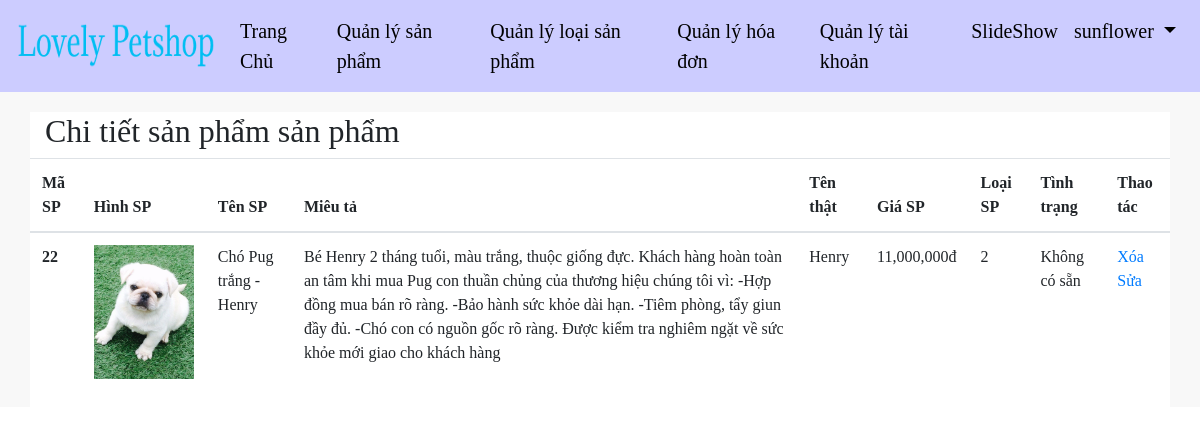
The page /application/LovePets/displayOrderdetailProduct.php?id_product=22 (signed in) on the database its author committed.
### tables this page shows
CREATE TABLE `product` (
  `ProductId` int(11) NOT NULL,
  `ProductName` varchar(200) NOT NULL,
  `Price` decimal(12,2) NOT NULL,
  `Description` text NOT NULL,
  `RealName` varchar(200) NOT NULL,
  `DateUpdate` datetime DEFAULT current_timestamp(),
  `ImageProduct` varchar(200) NOT NULL,
  `SaleId` int(11) DEFAULT NULL,
  `CategoryId` int(11) NOT NULL,
  `StatusProduct` varchar(200) NOT NULL
);

### application/LovePets/displayOrderdetailProduct.php (the view, shortened to what this page needs)
<!DOCTYPE html>
<html>
    <head>
        <link rel="stylesheet" href="https://maxcdn.bootstrapcdn.com/bootstrap/4.4.1/css/bootstrap.min.css">
        <link rel="stylesheet" href="https://cdnjs.cloudflare.com/ajax/libs/font-awesome/4.7.0/css/font-awesome.min.css">
        <link rel="stylesheet" href="https://cdnjs.cloudflare.com/ajax/libs/font-awesome/4.7.0/css/font-awesome.min.css">
    </head>
    <body style="font-family: serif">
        <?php include 'menuAdmin.php'; ?>
        <?php
        include 'connection.php';
        $id_product= $_GET['id_product'];
        $sql = "select * from product where ProductId ='$id_product'";
        $result1 = $conn->query($sql);
        ?>
        <div style="background-color:rgb(248,248,248);">
            <div style="padding-top:20px; ">
                <div class="container" style="background-color:white;">
                    <div class="row">
                        <div class="col-md-6">
                            <h2>Chi tiết sản phẩm sản phẩm</h2>
                        </div>
                    </div>
                    <div class="row">
                        <table class="table table-hover">
                            <thead>
                                <tr>
                                    <th scope="col">Mã SP</th>
                                    <th scope="col">Hình SP</th>
                                    <th scope="col">Tên SP</th>
                                    <th scope="col">Miêu tả</th>
                                    <th scope="col">Tên thật</th>
                                    <th scope="col">Giá SP</th>
                                    <th scope="col">Loại SP</th>
                                    <th scope="col">Tình trạng</th>
                                    <th scope="col">Thao tác</th>
                                </tr>
                            </thead>
                            <?php
                            if ($result1->num_rows > 0) {
                                while ($row = $result1->fetch_array()) {
                                    $id = $row['ProductId'];
                                    $price = $row['Price'];
                                    ?>
                                    <tbody>
                                        <tr>
                                            <th scope="row"><?php echo $row['ProductId']; ?></th>
                                            <td><img src="<?php echo $row['ImageProduct']; ?>" style="width: 100px;width: 100px"/></td>
                                            <td><?php echo $row['ProductName']; ?></td>
                                            <td><?php echo $row['Description']; ?></td>
                                            <td><?php echo $row['RealName']; ?></td>
                                            <td><?php echo number_format($price) . "đ"; ?></td>
                                            <td><?php echo $row['CategoryId']; ?></td>
                                            <td><?php echo $row['StatusProduct']; ?></td>
                                            <td style="text-decoration: none">
                                                <a href="deleteProduct.php?id_product=<?php echo $id; ?>">Xóa</a>
                                                <a href="modifyProduct.php?id_product=<?php echo $row['ProductId']; ?>">Sửa</a>
                                            </td>
                                        </tr>
                                    </tbody>
                                    <?php
                                }
                            } else {
                                echo $conn->error;
                            }
                            ?>
                        </table>
                    </div>
                </div>
            </div>
        </div>
    </body>
</html>

### rows shown on the page
product: ProductId "22", ImageProduct (picture), ProductName "Chó Pug trắng - Henry", Description "Bé Henry 2 tháng tuổi, màu trắng, thuộc giống đực. Khách hàng hoàn toàn an tâm khi mua Pug con thuần chủng của thương hiệu chúng tôi vì: -Hợp đồng mua bán rõ ràng. -Bảo hành sức khỏe dài hạn. -Tiêm phòng, tẩy giun đầy đủ. -Chó con có nguồn gốc rõ ràng. Được kiểm tra nghiêm ngặt về sức khỏe mới giao cho khách hàng", RealName "Henry", Price "11,000,000", CategoryId "2", StatusProduct "Không có sẵn"

### other values the page prints
$_SESSION['NameLogin'] "sunflower"
